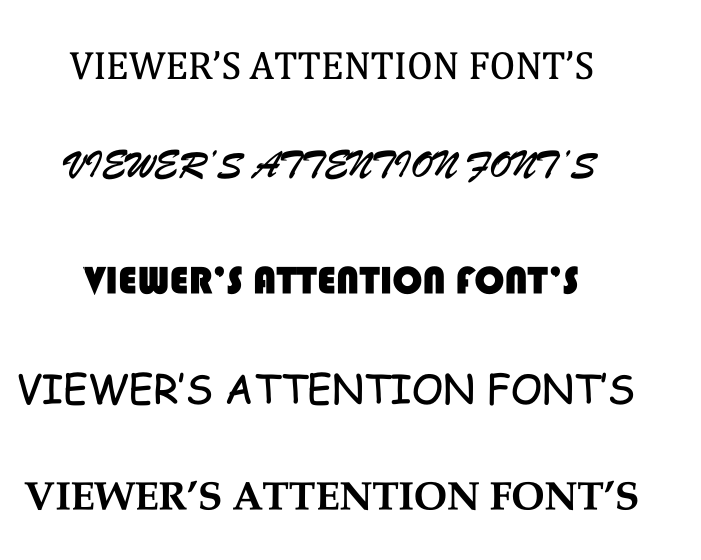
#> input picture Research Paper/text.png, 1402 x 1119 px (shown at 1/2 size)
$ jupyter execute --allow-errors teserract.ipynb
#> lines starting #> are read from the running program, lines starting #| are printed output that depends on the picture; after the words box and inside, x2 and y2 are one past the last pixel; in counts of white or black regions, pixels touching at a corner belong together
[cell 1]
import cv2
import pytesseract
from PIL import Image
import matplotlib.pyplot as plt
import numpy as np

pytesseract.pytesseract.tesseract_cmd = r'C:\Program Files\Tesseract-OCR\tesseract.exe'

def get_text_order(image_path, font_size, font_type):
    # Load the image
#> called with image_path = 'text.png', font_size = 'Medium', font_type = 'Sans-serif'
    image = cv2.imread(image_path)
#> image is the input picture: shape (1119, 1402, 3); min 0, max 255, mean 235.1

    # Convert the image to grayscale
    gray = cv2.cvtColor(image, cv2.COLOR_BGR2GRAY)

    # Apply thresholding to preprocess the image
    _, threshold = cv2.threshold(gray, 0, 255, cv2.THRESH_BINARY_INV + cv2.THRESH_OTSU)
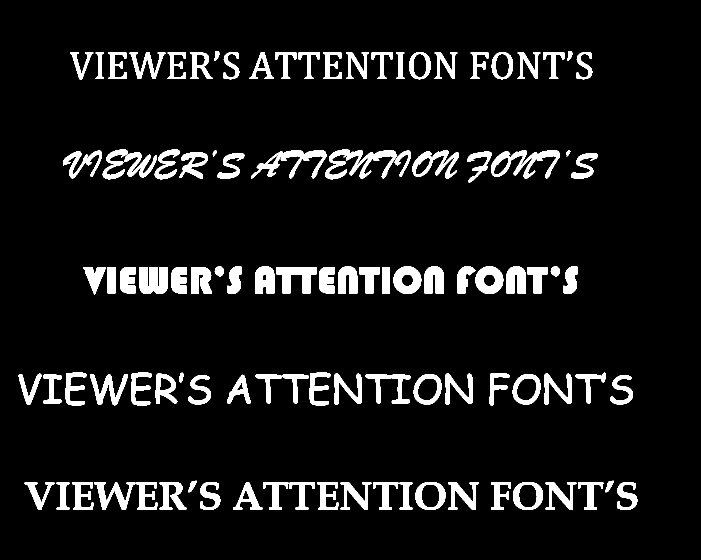
#> threshold: shape (1119, 1402) (shown at 1/2 size); 7.8% white; 105 white regions (1 under 20 px), largest, box (x1, y1, x2, y2) and area: (650, 299, 793, 359) 3369, (982, 300, 1120, 357) 3054, (502, 301, 653, 357) 2765

    # Create a kernel for morphological operations
    kernel = cv2.getStructuringElement(cv2.MORPH_RECT, (3, 3))

    # Perform morphological operations to enhance text extraction
    morphed = cv2.morphologyEx(threshold, cv2.MORPH_CLOSE, kernel, iterations=2)
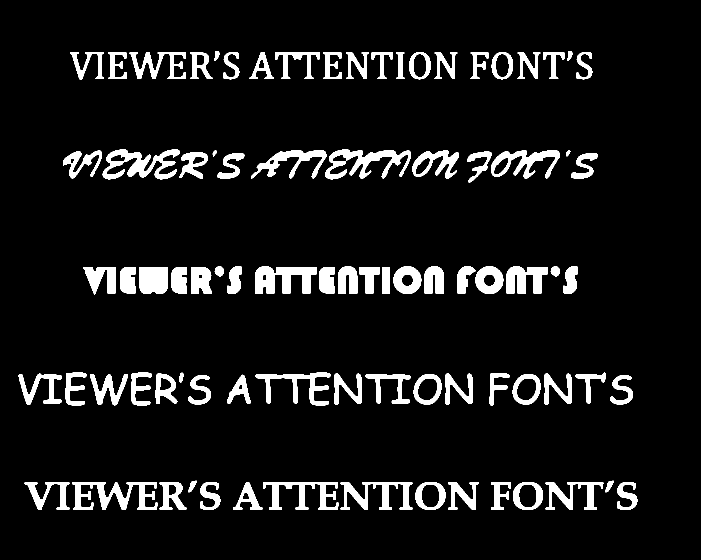
#> morphed: shape (1119, 1402) (shown at 1/2 size); 8% white; 84 white regions

    # Find contours in the image
    contours, _ = cv2.findContours(morphed, cv2.RETR_EXTERNAL, cv2.CHAIN_APPROX_SIMPLE)
#> contours = 84 contours; largest, box (x1, y1, x2, y2) and area: (205, 299, 359, 359) 4190, (510, 532, 633, 587) 4134, (650, 299, 822, 359) 3854, (144, 964, 315, 1020) 3618, (982, 300, 1120, 357) 3503

    # Sort the contours based on their bounding box coordinates
    contours = sorted(contours, key=lambda x: cv2.boundingRect(x)[0])

    # Initialize a list to store the text and its corresponding bounding boxes
    text_boxes = []

    for contour in contours:
        x, y, w, h = cv2.boundingRect(contour)

        # Extract the region of interest (ROI) containing the text
        roi = gray[y:y + h, x:x + w]

        # Convert the ROI to an image object
        pil_roi = Image.fromarray(roi)

        # Perform OCR using Tesseract to extract the text
        text = pytesseract.image_to_string(pil_roi)

        # Store the text and its bounding box coordinates
        text_boxes.append((text, x, y, w, h))
#> this loop made 1 pass
#> (x, y, w, h) on pass 1: (37, 747, 87, 63)
#> pass 1, in get_text_order, `roi = gray[y:y + h, x:x + w]`:
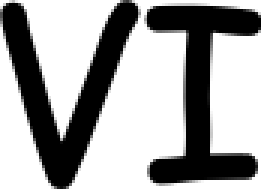
#> roi: shape (63, 87) (shown 3 times larger); min 0, max 255, mean 162.7
#> after the loop, text_boxes = []

    # Filter text based on font size and type
    filtered_text_boxes = [
        (text, x, y, w, h) for text, x, y, w, h in text_boxes if get_font_size(image_path, x, y, w, h) == font_size and get_font_type(image_path, x, y, w, h) == font_type
    ]

    # Sort the filtered text boxes based on their y-coordinate (top to bottom)
    sorted_text_boxes = sorted(filtered_text_boxes, key=lambda x: x[2])

    # Print the order of the text
    for i, (text, _, _, _, _) in enumerate(sorted_text_boxes):
        print(f"User looks at text {i + 1}: {text}")

def get_font_size(image_path, x, y, w, h):
    # Load the image
    image = cv2.imread(image_path)

    # Calculate the average pixel intensity within the bounding box
    roi = image[y:y + h, x:x + w]
    average_intensity = np.mean(roi)

    # Determine the font size based on average intensity (adjust these thresholds as needed)
    if average_intensity < 100:
        font_size = "Small"
    elif average_intensity < 150:
        font_size = "Medium"
    else:
        font_size = "Large"

    return font_size

def get_font_type(image_path, x, y, w, h):
    # Load the image
    image = cv2.imread(image_path)

    # Calculate the average intensity within the bounding box
    roi = image[y:y + h, x:x + w]
    average_intensity = np.mean(roi)

    # Determine the font type based on average intensity (adjust these thresholds as needed)
    if average_intensity < 100:
        font_type = "Sans-serif"
    elif average_intensity < 150:
        font_type = "Serif"
    else:
        font_type = "Handwriting"

    return font_type

# Provide the path to the image
image_path = "text.png"

# Specify the font size and type you want to analyze
font_size = "Medium"
font_type = "Sans-serif"

# Call the function to get the text order
print(get_text_order(image_path, font_size, font_type))
#> (the call stopped at in get_text_order, `text = pytesseract.image_to_string(pil_roi)`: pytesseract is not available in this run)

[cell 2]
import cv2
import numpy as np
from matplotlib import pyplot as plt
import matplotlib.cm as cm

def calculate_saliency_map(image_path):
    # Load the image
#> called with image_path = 'text.png'
    image = cv2.imread(image_path)

    # Convert the image to grayscale
    gray = cv2.cvtColor(image, cv2.COLOR_BGR2GRAY)

    # Create a saliency object
    saliency = cv2.saliency.StaticSaliencyFineGrained_create()

    # Calculate the saliency map
    _, saliency_map = saliency.computeSaliency(gray)
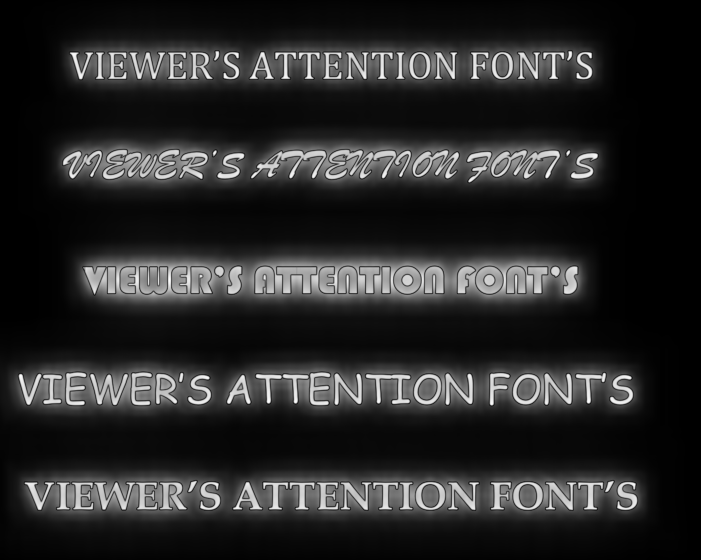
#> saliency_map: shape (1119, 1402) float32 (shown at 1/2 size); min 0, max 1, mean 0.157

    # Normalize the saliency map to have values between 0 and 1
    saliency_map = (saliency_map - np.min(saliency_map)) / (np.max(saliency_map) - np.min(saliency_map))

    return saliency_map

def visualize_saliency_map(image_path, saliency_map):
    # Load the image
#> called with image_path = 'text.png'
    image = cv2.imread(image_path)

    # Resize the saliency map to match the image size
    saliency_map = cv2.resize(saliency_map, (image.shape[1], image.shape[0]))

    # Apply a colormap to the saliency map
    saliency_map_colored = cm.jet(saliency_map)
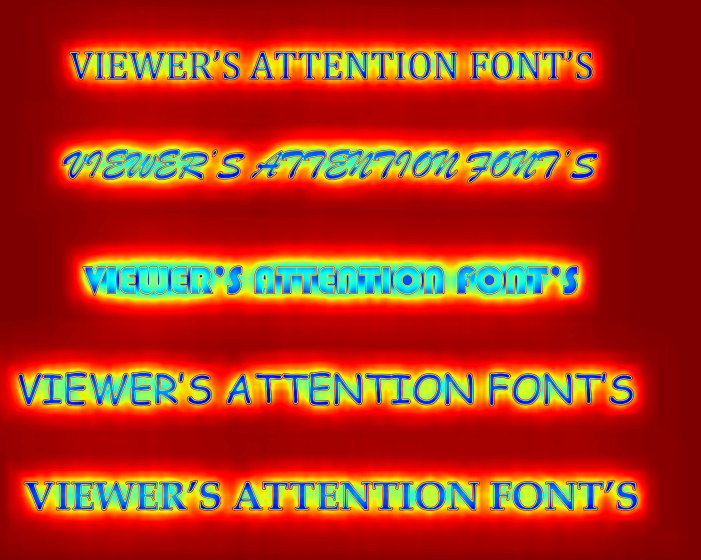
#> saliency_map_colored: shape (1119, 1402, 4) float64 (shown at 1/2 size); mean of channels 0, 1, 2, 3 0.091, 0.191, 0.688, 1; drawn as B, G, R

    # Overlay the saliency map on the image
    saliency_overlay = cv2.addWeighted(image, 0.7, saliency_map_colored, 0.3, 0)

    # Display the image with the saliency map
    fig, ax = plt.subplots(figsize=(10, 8))
    ax.imshow(cv2.cvtColor(saliency_overlay, cv2.COLOR_BGR2RGB))
    ax.axis('off')
    plt.show()

# Provide the path to the image
image_path = "text.png"

# Calculate the saliency map
saliency_map = calculate_saliency_map(image_path)

# Visualize the saliency map overlaid on the image
#> (the rest of this cell did not finish here and is left out)
